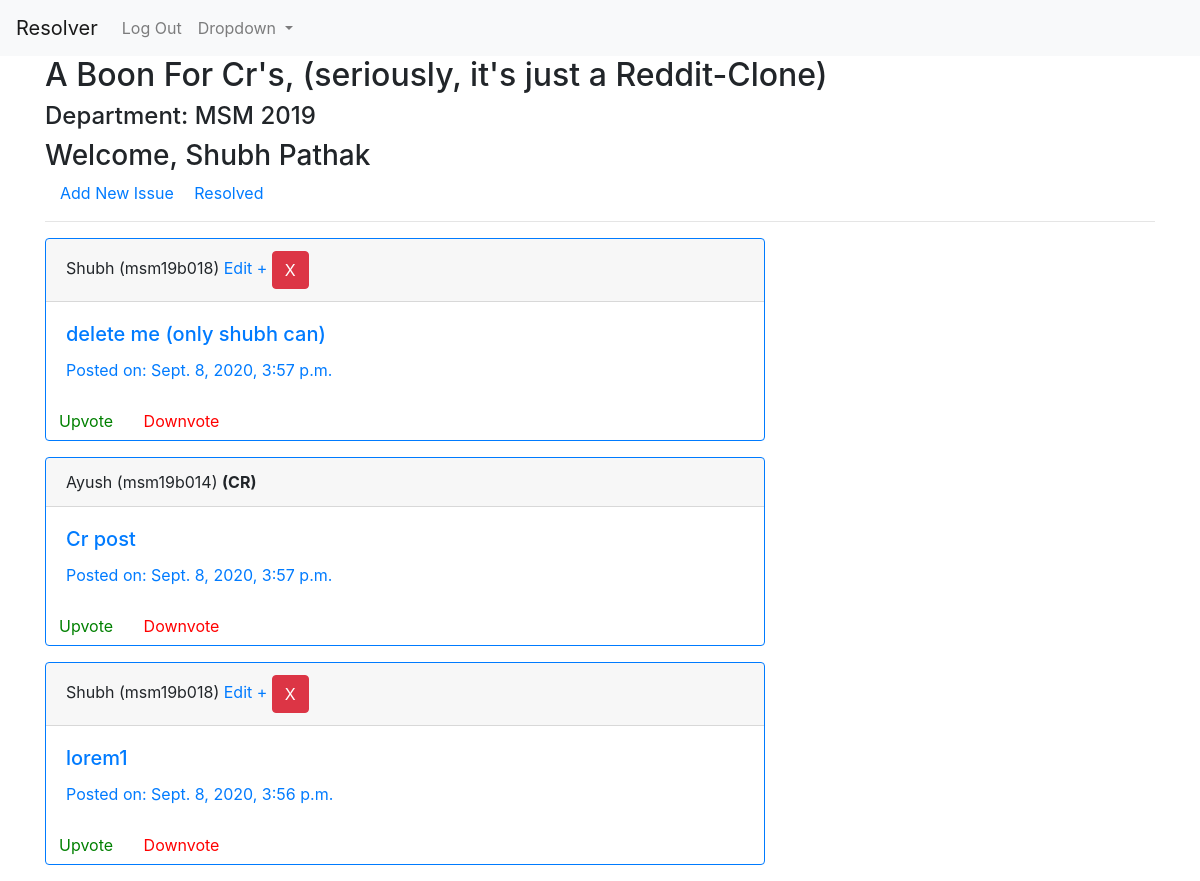
/ (signed in), run on the app's committed database.
### profiles/models.py (models this page shows, shortened)
class User(AbstractUser):
    pass

class UserInfo(models.Model):
    user = models.OneToOneField(User,on_delete=models.CASCADE,related_name='info')
    is_cr = models.BooleanField(default=False)
    department = models.CharField(max_length=3)
    join_year = models.CharField(max_length=4)
    institute = models.ForeignKey(Institute,on_delete=models.CASCADE,related_name='allusers')
    registered_on = models.DateTimeField(auto_now_add=True)

### reporter/models.py (models this page shows, shortened)
class Report(models.Model):
    user = models.ForeignKey(UserInfo,on_delete=models.CASCADE,blank=True)
    content = models.TextField('Issue')
    department = models.CharField(max_length=3,blank=True)
    year = models.CharField(max_length=4,blank=True)
    timestamp = models.DateTimeField(auto_now_add=True)
    updated = models.DateTimeField(auto_now=True)
    active = models.BooleanField(default=True)
    upvotes = models.IntegerField(default=0)
    downvotes = models.IntegerField(default=0)
    class Meta:
        ordering = ['-updated','-timestamp']

### reporter/views.py (the view)
# urls.py: path('',views.index_view,name='index'),
def index_view(request):
    qs = []
    if request.user.is_authenticated:
        qs = Report.objects.filter(active=True,department=request.user.info.department,year=request.user.info.join_year)
    return render(request,'reporter/index.html',{'issue_list':qs})

### reporter/templates/reporter/index.html (shortened to what this page needs)
{% extends 'base.html' %}
{% load static %}
{% block content %}
<div>
    <h2>A Boon For Cr's, (seriously, it's just a Reddit-Clone)</h2>
    {% if request.user.is_authenticated %}
    <h4>Department: {{request.user.info.department|upper}} {{request.user.info.join_year}}</h4>
    <h3>Welcome, {{request.user.first_name}} {{request.user.last_name}}</h3>
    <div class="container">
        <a class="mr-3" href="{% url 'reporter:issue-form' %}">Add New Issue</a>
        <a href="{% url 'reporter:archived' %}">Resolved</a>
    </div>
    <hr>
    {% for issue in issue_list %}
    <div class="card border-primary mb-3" style="max-width: 45rem;">
        <div class="card-header">{{issue.user.user.first_name}} ({{issue.user.user.username}}) {% if issue.user.is_cr %}<strong>(CR)</strong>{% endif %}{% if request.user == issue.user.user %} <a href="{% url 'reporter:edit' issue.id %}">Edit +</a>{% endif %} {% if request.user.info.is_cr or request.user == issue.user.user %}<button type="button" class="btn btn-danger" data-toggle="modal" data-target="#deleteModal">X</button>{% endif %}{% if request.user.info.is_cr %} <a class="btn btn-success ml-2" href="{% url 'reporter:close' issue.id %}">Close</a> {% endif %}</div>
        <div class="card-body text-primary">
          <h5 class="card-title">{{issue.content}}</h5>
          <p class="card-text">Posted on: {{issue.timestamp}}</p>
        </div>
        <div>
            <button data-id="{{issue.id}}" class="upvote btn btn-link">Upvote</button>
            <button data-id="{{issue.id}}" class="downvote btn btn-link">Downvote</button>
        </div>
    </div>
    {% empty %}
    <p class="lead">Woohoo, No Active Issues!</p>
    {% endfor %}
    {% else %}
    <p class="">Log In to Report Issues!</p>
    {% endif %}
</div>
{% endblock %}

### static/css/style.css (style rules this page uses)
.upvote { color: green; }
.downvote { color: red; }

### data on the page
User: user.info.department "MSM", user.info.join_year "2019", user.first_name "Shubh", user.last_name "Pathak"
Report: user.user.first_name "Shubh", user.user.username "msm19b018", shows "Edit +", shows "X", content "delete me (only shubh can)", timestamp "Sept. 8, 2020, 3:57 p.m."
Report: user.user.first_name "Ayush", user.user.username "msm19b014", shows "(CR)", content "Cr post", timestamp "Sept. 8, 2020, 3:57 p.m."
Report: user.user.first_name "Shubh", user.user.username "msm19b018", shows "Edit +", shows "X", content "lorem1", timestamp "Sept. 8, 2020, 3:56 p.m."
